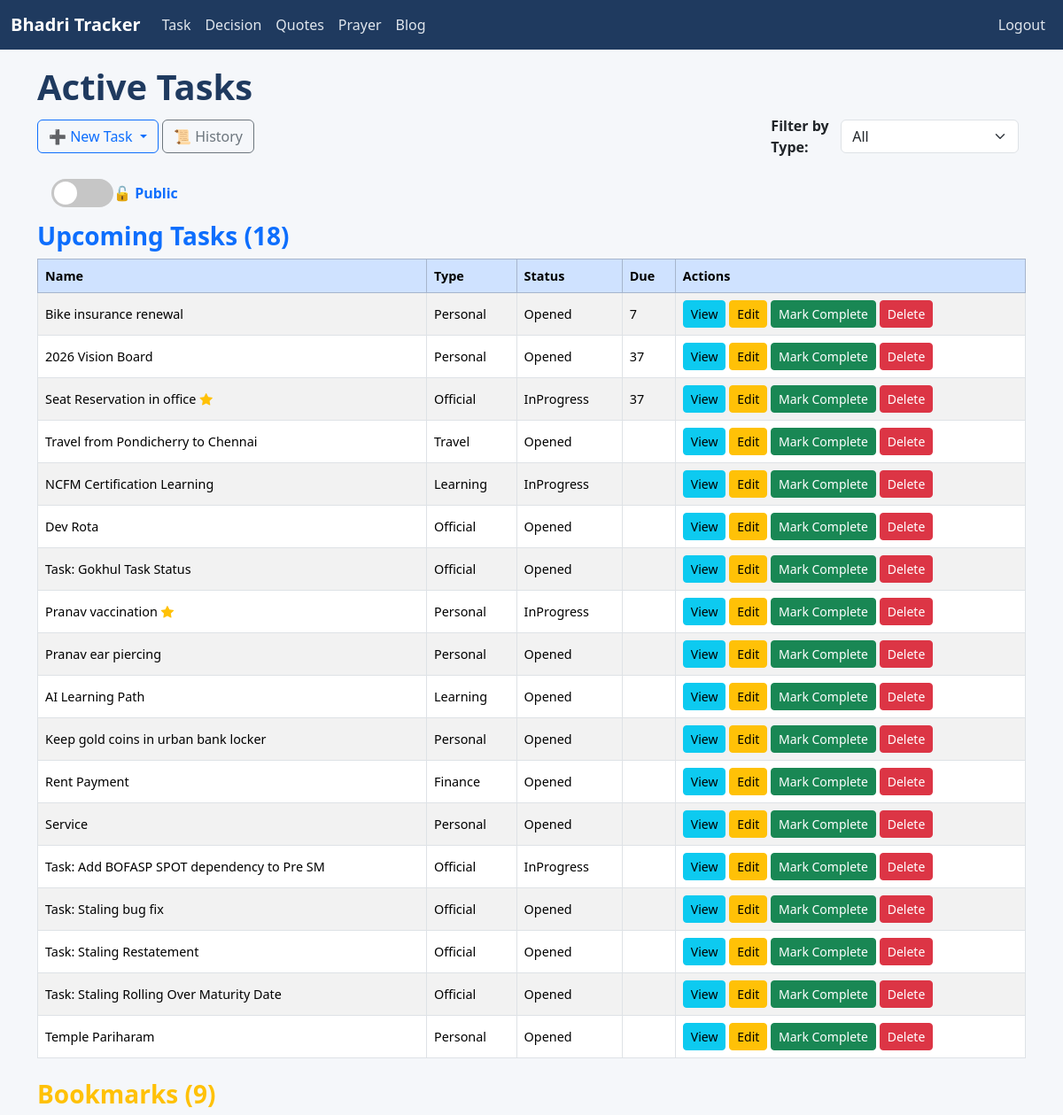
The page / (signed in, upper part) on the database as committed earlier.
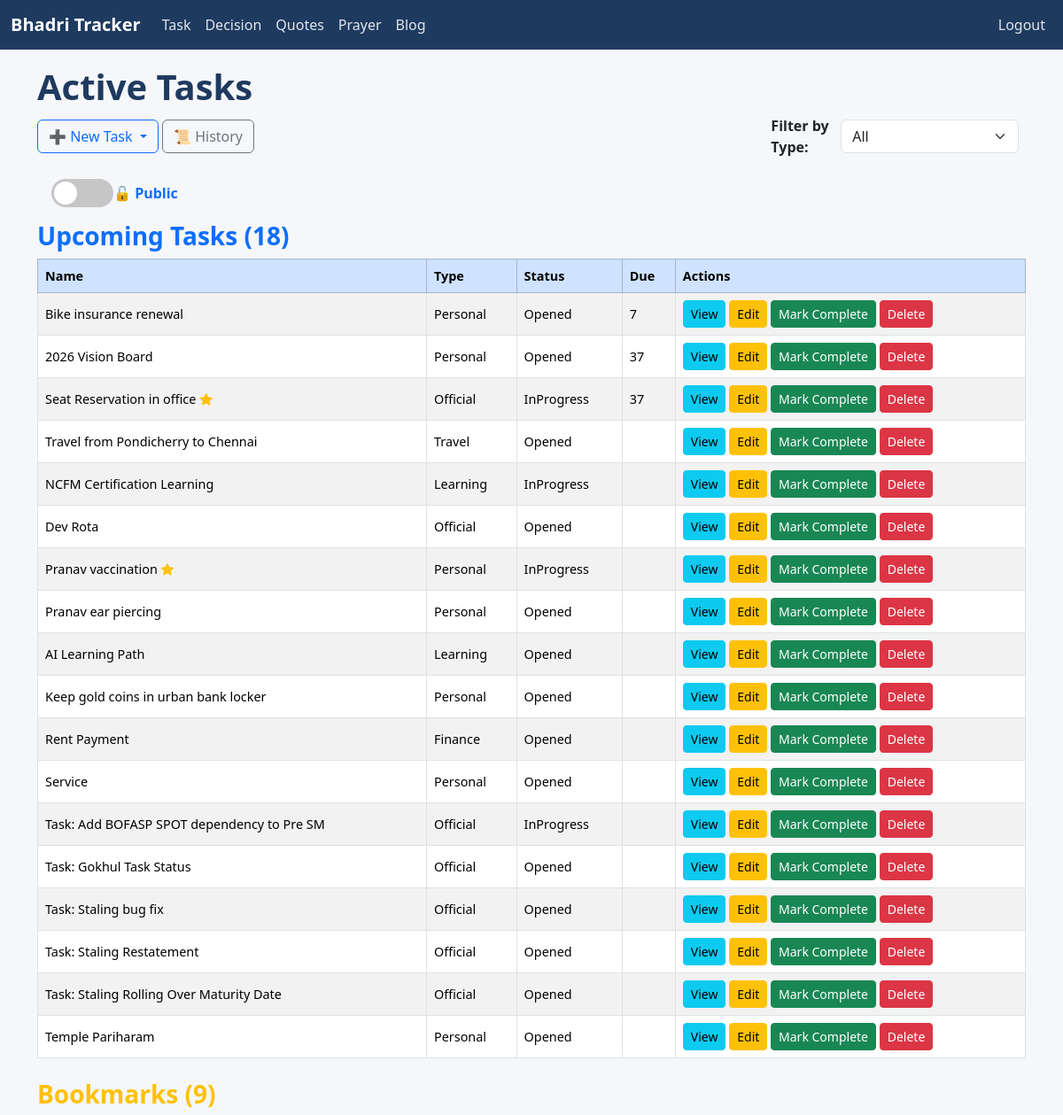
The same page on the database as committed later.
### tracker/models.py (models this page shows, shortened)
class Task(models.Model):
    STATUS_CHOICES = [
        ('Opened', 'Opened'),
        ('InProgress', 'In Progress'),
        ('Completed', 'Completed'),
        ('Cancelled', 'Cancelled'),
        ('Hold', 'Hold'),
    ]
    name = models.CharField(max_length=200)
    status = models.CharField(max_length=20, choices=STATUS_CHOICES, default='Opened')
    task_type = models.ForeignKey(TaskType, on_delete=models.CASCADE)
    started_date = models.DateField(default=timezone.now, null=True, blank=True)
    created_date = models.DateField(auto_now_add=True)
    updated_date = models.DateField(auto_now=True)
    completed_date = models.DateField(null=True, blank=True)
    target_date = models.DateField(default=timezone.now, null=True, blank=True)
    is_bookmark = models.BooleanField(default=False)
    is_private = models.BooleanField(default=False)
    is_important = models.BooleanField(default=False)
    is_template = models.BooleanField(default=False)
    @property
    def days_till_upcoming(self):
        today = timezone.now().date()
        dates = []
        if self.started_date and self.started_date >= today:
            dates.append(self.started_date)
        if self.target_date and self.target_date >= today:
            dates.append(self.target_date)
        for upd in self.updates.all():
            if upd.status not in ['Completed', 'Cancelled'] and upd.date and upd.date >= today:
                dates.append(upd.date)
        if not dates:
            return None
        return (min(dates) - today).days

class TaskType(models.Model):
    name = models.CharField(max_length=50, unique=True)
    class Meta:
        ordering = ['name']

class Update(models.Model):
    STATUS_CHOICES = [
        ('Opened', 'Opened'),
        ('InProgress', 'In Progress'),
        ('Completed', 'Completed'),
        ('Cancelled', 'Cancelled')
    ]
    REMINDER_CHOICE = [
        ('Days', 'Days'),
        ('Weekly', 'Weekly'),
        ('Monthly', 'Monthly'),
        ('Yearly', 'Yearly'),
    ]
    task = models.ForeignKey(Task, on_delete=models.CASCADE, related_name='updates')
    date = models.DateField(default=timezone.now, null=True, blank=True)
    description = models.TextField()
    is_check_box = models.BooleanField(default=False)
    status = models.CharField(max_length=20, choices=STATUS_CHOICES, default='Opened')
    reminder_type = models.CharField(max_length=20, choices=REMINDER_CHOICE, null=True, blank=True)
    can_store_reminder = models.BooleanField(default=False)
    date_to_remind = models.IntegerField(null=True, blank=True)

### tracker/views.py (the view)
# urls.py: path('', views.TaskListView.as_view(), name='task_list'),
class TaskListView(LoginRequiredMixin, ListView):
    model = Task
    template_name = 'tracker/task_list.html'
    context_object_name = 'tasks'
    def get_queryset(self):
        queryset = Task.objects.exclude(status__in=['Completed', 'Cancelled', 'Hold']).exclude(is_bookmark=True).exclude(is_template=True)
        view_mode = self.request.GET.get('view', 'public')
        if view_mode == "private":
            user_profile  = getattr(self.request.user, "userprofile", None)
            if user_profile is None or not user_profile.special_privilege_password:
                messages.error(self.request, "You do not have access to private tasks.")
                return Task.objects.none()
            if not self.request.session.get("private_access"):
                raise PermissionError("PRIVATE_ACCESS_REQUIRED")
            queryset = queryset.filter(is_private=True)
        elif view_mode == "public":
            self.request.session['private_access'] = False
            queryset = queryset.filter(is_private=False)
        task_type_id = self.request.GET.get('task_type')
        if task_type_id:
            queryset = queryset.filter(task_type_id=task_type_id)
        tasks = list(queryset)
        tasks = [t for t in tasks if t.days_till_upcoming != 0]
        tasks.sort(
            key=lambda t: (
                t.days_till_upcoming is None,
                t.days_till_upcoming,
                t.target_date is None,
                t.target_date,
                t.name.lower(),
            )
        )
        return tasks
    def get_context_data(self, **kwargs):
        context = super().get_context_data(**kwargs)
        task_type_id = self.request.GET.get('task_type')
        context['task_types'] = TaskType.objects.all()
        context['selected_type'] = int(task_type_id) if task_type_id else None
        view_mode = self.request.GET.get('view', 'public')
        context['view_mode'] = view_mode
        common_filters = {}
        if view_mode == "public":
            common_filters['is_private'] = False
        elif view_mode == "private":
            common_filters['is_private'] = True
        if task_type_id:
            common_filters['task_type_id'] = task_type_id
        all_tasks = Task.objects.filter(**common_filters) \
            .exclude(status__in=['Completed', 'Cancelled', 'Hold']) \
            .exclude(is_bookmark=True) \
            .exclude(is_template=True) \
            .order_by('name')
        today_tasks = [task for task in all_tasks if task.days_till_upcoming == 0]
        context['today_tasks'] = today_tasks
        held_tasks = Task.objects.filter(
            status__in=['Hold'],
            **common_filters
        ).exclude(is_template=True).order_by('name')
        context['held_tasks'] = held_tasks
        bookmarked_tasks = Task.objects.filter(
            is_bookmark=True,
            status__in=['Opened', 'InProgress'],
            **common_filters
        ).exclude(is_template=True).order_by('name')
        context['bookmarked_tasks'] = bookmarked_tasks
        template_tasks = Task.objects.filter(is_template=True, **common_filters)
        context['template_tasks'] = template_tasks
        return context
    def dispatch(self, request, *args, **kwargs):
        try:
            return super().dispatch(request, *args, **kwargs)
        except PermissionError as e:
            if str(e) == "PRIVATE_ACCESS_REQUIRED":
                return redirect("private_access", "tracker:task_list")
            raise

### templates/tracker/task_list.html (shortened to what this page needs)
{% extends 'base.html' %}
{% load static %}
{% block style %}
<link rel="stylesheet" href="{% static 'css/task_list.css' %}">
{% endblock %}
{% block content %}
<h1>Active Tasks</h1>
<div class="d-flex flex-wrap align-items-center justify-content-between mb-3">
    <div class="dropdown mb-2">
      <button class="btn btn-outline-primary dropdown-toggle"
              type="button"
              data-bs-toggle="dropdown"
              aria-expanded="false">
        ➕ New Task
      </button>
    <a href="{% url 'tracker:task_history' %}" class="btn btn-outline-secondary">📜 History</a>
  </div>
  <form method="get" class="d-flex align-items-center mb-2 ms-auto">
    <label for="task_type" class="me-2 fw-bold">Filter by Type:</label>
    <select name="task_type" id="task_type" class="form-select me-2" style="min-width: 160px;" onchange="this.form.submit()">
      <option value="">All</option>
    </select>
  </form>
</div>
<div class="toggle-container mb-3 ms-3">
  <a href="{% if view_mode == 'public' %}{% url 'private_access' 'tracker:task_list' %}{% else %}?view=public{% endif %}"
     class="text-decoration-none d-flex align-items-center">
    <div class="toggle-switch {% if view_mode == 'private' %}active{% endif %}">
      <div class="toggle-circle"></div>
    </div>
    <span class="toggle-label">
      {% if view_mode == 'private' %}
        🔒 Private
      {% else %}
        🔓 Public
      {% endif %}
    </span>
  </a>
</div>
<h3 class="text-primary mb-2">Upcoming Tasks ({{ tasks|length }})</h3>
<div class="table-responsive">
  <table class="table table-striped table-bordered align-middle text-nowrap">
    <thead class="table-primary">
      <tr>
        <th>Name</th>
        <th>Type</th>
        <th>Status</th>
        <th>Due</th>
        <th>Actions</th>
      </tr>
    </thead>
    <tbody>
      {% for task in tasks %}
      <tr>
        <td>{{ task.name }}{% if task.is_important %}<i class="bi bi-star-fill text-warning ms-1"></i>{% endif %}</td>
        <td>{{ task.task_type.name }}</td>
        <td>{{ task.status }}</td>
        <td>{% if task.days_till_upcoming == 0 %}Today{% elif task.days_till_upcoming > 0 %}{{ task.days_till_upcoming }}{% endif %}</td>
        <td>
          <a href="{% url 'tracker:update_list' task.id %}" class="btn btn-sm btn-info">View</a>
          <a href="{% url 'tracker:task_update' task.id %}" class="btn btn-sm btn-warning">Edit</a>
          <a href="{% url 'tracker:mark_task_complete' task.id %}" class="btn btn-sm btn-success">Mark Complete</a>
          <a href="{% url 'tracker:task_delete' task.id %}" class="btn btn-sm btn-danger">Delete</a>
        </td>
      </tr>
      {% empty %}
        <tr><td colspan="6" class="text-center text-muted">No tasks found</td></tr>
      {% endfor %}
    </tbody>
  </table>
  {% if bookmarked_tasks %}
  <h3 class="text-warning mt-4">Bookmarks ({{ bookmarked_tasks|length }})</h3>
  {% endif %}
</div>
</div>
{% endblock %}

Rows that differ between the two databases and show on the page:
changed Task "Task: Gokhul Task Status": moves down the list
